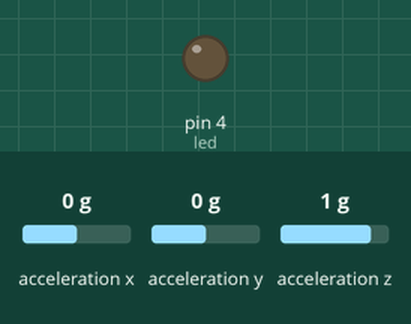
The sketch below on a simulated Arduino Uno, built for the host (arithmetic inside an expression is 32-bit, double 64-bit). Shown: output pins drawn as LEDs (lit = HIGH). Wiring (inferred from the names in the program): ADXL345 accelerometer at I2C address 0x1D. The test bench sets the inputs (shaded band); at power-on: acceleration x 0 g, acceleration y 0 g, acceleration z 1 g. Storage starts empty; what the sketch prints to the serial monitor is not drawn.

Above: at 0.3 s.
At 0.81 s:
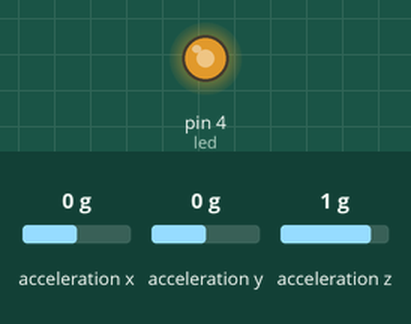
Timing chart, 0 to 40.0 s (numbered marks = the images above):
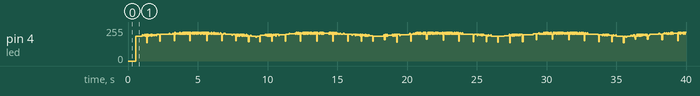

The sketch:

sd_loggingi2c_355_3.ino
```cpp
#define DEVID_AD                 0x00 //ADXL355BZ
#define DEVID_MST                0x01
#define PARTID                   0x02
#define REVID                    0x03
#define STATUS                   0x04
#define FIFO_ENTRIES             0x05
#define TEMP2                    0x06
#define TEMP1                    0x07
#define XDATA3                   0x08
#define XDATA2                   0x09
#define XDATA1                   0x0A
#define YDATA3                   0x0B
#define YDATA2                   0x0C
#define YDATA1                   0x0D
#define ZDATA3                   0x0E
#define ZDATA2                   0x0F
#define ZDATA1                   0x10
#define FIFO_DATA                0x11
#define OFFSET_X_H               0x1E
#define OFFSET_X_L               0x1F
#define OFFSET_Y_H               0x20
#define OFFSET_Y_L               0x21
#define OFFSET_Z_H               0x22
#define OFFSET_Z_L               0x23
#define ACT_EN                   0x24
#define ACT_THRESH_H             0x25
#define ACT_THRESH_L             0x26
#define ACT_COUNT                0x27
#define FILTER                   0x28
#define FIFO_SAMPLES             0x29
#define INT_MAP                  0x2A
#define SYNC                     0x2B
#define RANGE                    0x2C
#define POWER_CTL                0x2D
#define SELF_TEST                0x2E
#define RESET                    0x2F

#include <SD.h>
#include <SPI.h>
#include <Wire.h>

const int SD_CS = 10; // Pin 10 on Arduino Uno
const int acc_I2c = 0x1D; //
const int led = 4; //
int ID, rd, rdd, delayy = 0, setF=100;
long values[10], t[9];
double x, y, z, at, time, f;
String logFileName, accdata, logdata;
File logFile;
unsigned long i = 0, t0;


void setup() {
  Serial.begin(115200);
  Wire.begin();
  Wire.setClock(100000);
  //TWBR = 12;

  if (!SD.begin(SD_CS)) {
    Serial.println(F("Card failed, or not present"));
  }
  pinMode(SD_CS, OUTPUT);
  logFileName = nextLogFile();

  //adxl355 setting
  ID = acc_I2c;
  writeRegister(acc_I2c, RESET, 0x52);  // reset sensor
  delay(100);
  writeRegister(acc_I2c, POWER_CTL, 0x00);  // writing 0 to to enable sensor
  delay(30);
  writeRegister(acc_I2c, RANGE, 0x02);
  delay(30);
  writeRegister(acc_I2c, SELF_TEST, 0x00);  // writing 3 to to enable self test
  delay(100);

  /*rd = readRegister(STATUS);
    rdd=rd;
    while(1){
    rd = readRegister(STATUS);
    Serial.println(rd,BIN);
    if(rd!=rdd){
      break;
      }
    rdd=rd;
    }*/


  logFile = SD.open(logFileName, FILE_WRITE);
  if (logFile) {
    Serial.println(F("writing"));
    //test0.print("當您取消產品保修時。然後你真正擁有了這個產品。");
    //test0.close(); // close the file
  }
  // if the file didn't open, print an error:
  else {
    Serial.println(F("error opening file"));
    //return;
  }
  pinMode(led, OUTPUT);
  digitalWrite(led, LOW);

  delay(200);
  t0 = millis();
}
void loop() {
  acc_data();

  accdata = String(x, 5) + ", " + String(y, 5) + ", " + String(z, 5);
  logdata = String(time, 3) + ", " + accdata;
  Serial.println(logdata);

  //delay(1);
  if (!logFile) {
    logFile = SD.open(logFileName, FILE_WRITE);
    //Serial.println(F("file opened"));
  }
  //delay(1);
  if (logFile) {
    //Serial.println(F("writing"));
    digitalWrite(led, HIGH);
    logFile.println(logdata);

    //logFile.close(); // close the file
  }
  else {
    Serial.println(F("error opening test.txt"));
    //return;
  }
  delayMicroseconds(5650 + delayy);
  digitalWrite(led, LOW);
  timer();
}


void writeRegister(int ID, int reg, int data) {
  Wire.beginTransmission(ID);
  Wire.write(reg);
  Wire.write(data);
  Wire.endTransmission();
}

int readRegister(int reg) {
  Wire.beginTransmission(ID);
  Wire.write(reg);
  Wire.endTransmission();
  Wire.requestFrom(ID, 1);
  if (Wire.available() <= 1) {
    return Wire.read();
  }
}

void readmultiRegister(int fst, int num) {
  int k = 0;
  Wire.beginTransmission(ID);
  Wire.write(fst);
  Wire.endTransmission();
  Wire.requestFrom(ID, num);
  while (Wire.available() && k < num)
  {
    values[k++] = Wire.read();
  }
}
void acc_data() {
  readmultiRegister(XDATA3, 9);

  x = values[0] << 12 | values[1] << 4 | values[2] >> 4;
  y = values[3] << 12 | values[4] << 4 | values[5] >> 4;
  z = values[6] << 12 | values[7] << 4 | values[8] >> 4;

  if (x >= 0x80000)
    x = x - (2 * 0x80000);
  if (y >= 0x80000)
    y = y - (2 * 0x80000);
  if (z >= 0x80000)
    z = z - (2 * 0x80000);

  t[8] = readRegister(TEMP2);
  t[9] = readRegister(TEMP1);

  at = (t[8] << 8) + t[9];
  at = ((1852 - at) / 9.05) + 27.2;

  //x = x / 256000;
  //y = y / 256000;
  //z = z / 256000;
  x = x / 128000;
  y = y / 128000;
  z = z / 128000;
}

String nextLogFile(void)
{
  String filename;
  int logn = 0;

  for (int i = 0; i < 999; i++) {
    // Construct a file with PREFIX[Index].SUFFIX
    filename = String("log") + String(logn) + String(".txt");
    // If the file name doesn't exist, return it
    if (!SD.exists(filename))
    {
      return filename;
    }
    // Otherwise increment the index, and try again
    logn++;
  }

  return "";
}
void timer() {
  time = (millis() - t0) * 0.001;
  f = i / time;
  if (i % 100 == 0) {
    logFile.close(); // close the file
    if (i % 1000 == 0) {
      Serial.print(F("freqency= ")); Serial.print(f); Serial.println(F(" Hz"));
    }
  }
  if (time < 0x30000) {
    if (f < setF) {
      delayy -= 10;
    }
    if (f > setF) {
      delayy += 10;
    }
    //Serial.println(delayy);
    i++;
  }
}
```
